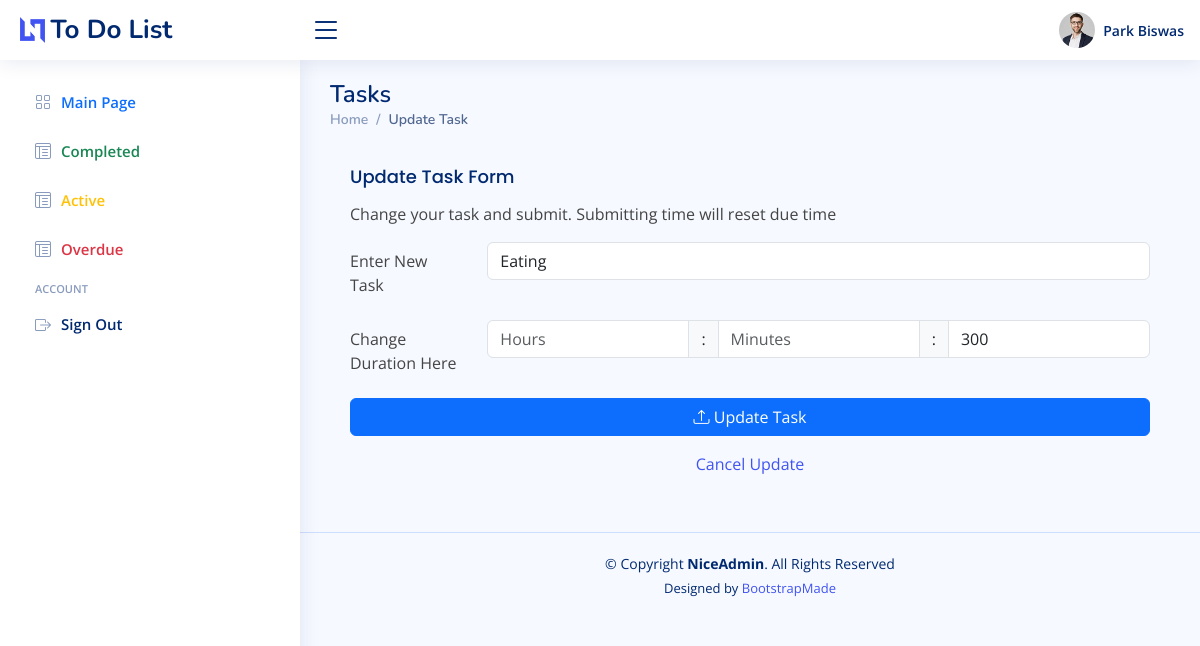
/todolist/update/name/5 (signed in), run on an earlier commit of the app's database.
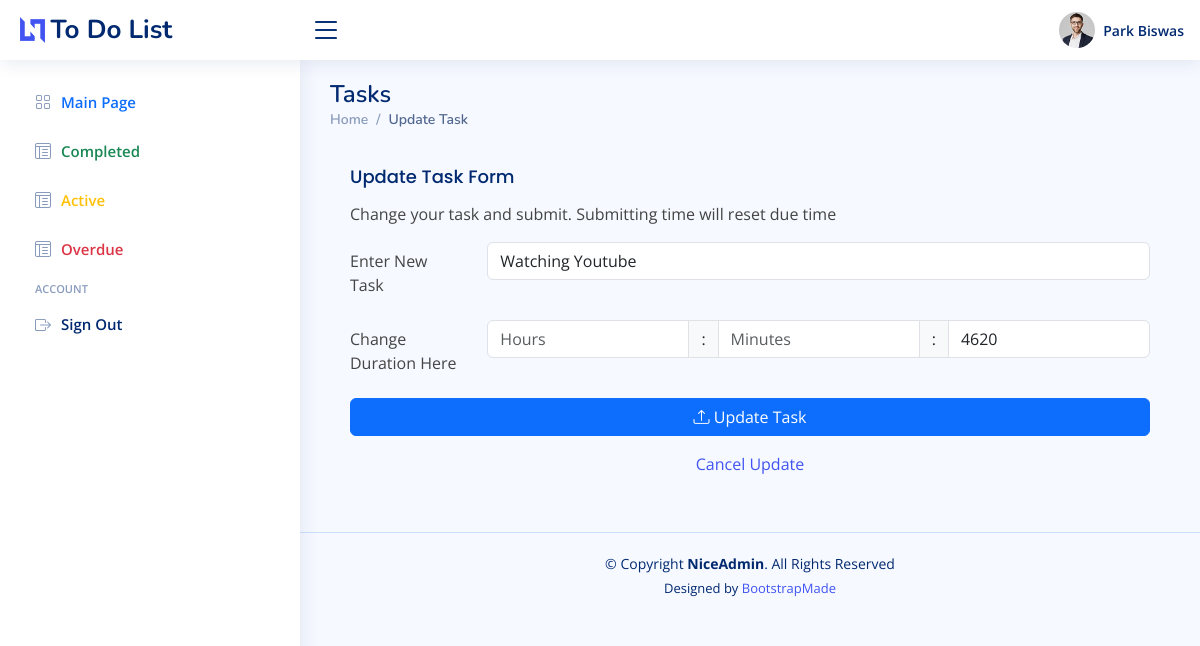
And on a later commit of the database.
### ToDoList/models.py (models this page shows, shortened)
class Task(models.Model):
    name = models.CharField(max_length=150)
    time = models.DurationField(null=True)
    status_choices = [
        ("pending","pending"),
        ("complete","complete"),
        ("overdue","overdue"),
    ]
    status = models.CharField(max_length=20,choices=status_choices,default="pending")
    user_id = models.ForeignKey(User, on_delete=models.CASCADE, default=None)
    updated_at = models.DateTimeField(default=timezone.now)

### ToDoList/views.py (the view, shortened to what this page needs)
# urls.py: path("update/name/<int:task_id>",views.update_name,name="name"), #Update Task Name
def update_name(request,task_id):
    user_data = get_user_data(request)
    task = Task.objects.get(id = task_id, user_id= user_data)
    config = {'task': task, 'user': f"{user_data.first_name} {user_data.last_name}"}
    return render(request,"update_task.html",config)

### ToDoList/utils.py (called while the page is built)
def get_user_data(request):
    return User.objects.get(id = get_auth_from_session(request))

### authentication/utils.py (called while the page is built)
def get_auth_from_session(request):
    return request.session['user']

### ToDoList/templates/update_task.html (shortened to what this page needs)
{% extends "index.html" %}
{% block content %}
    <main id="main" class="main">
        <div class="pagetitle">
            <h1>{{display_type}} Tasks</h1>
            <nav>
            <ol class="breadcrumb">
                <li class="breadcrumb-item"><a href="{% url 'index'%}">Home</a></li>
                <li class="breadcrumb-item active">Update Task</li>
            </ol>
            </nav>
        </div>
        <section class="section">
            <div class="col-12">
                <div class="card-body">
                  <h5 class="card-title">Update Task Form</h5>
                  <p>Change your task and submit. Submitting time will reset due time</p>
                  <form action="{% url "name" task.id %}" method="post">
                    <div class="row mb-3">
                        <label for="updated_name" class="col-sm-2 col-form-label">Enter New Task</label>
                        <div class="col-sm-10">
                          <input type="text" class="form-control" name="updated_name" id="updated_name" placeholder="Enter New Task Here" value="{{task.name}}">
                        </div>
                    </div>
                    <div class="row mb-3">
                        <label for="inputTime" class="col-sm-2 col-form-label">Change Duration Here</label>
                        <div class="col-sm-10">
                          <div class="input-group">
                            <input class="form-control" id="inputTime" name="updated_hours" type="number" placeholder="Hours" value="{{task.time.hours}}">
                            <span class="input-group-text">:</span>
                            <input class="form-control" id="inputTime" name="updated_minutes" type="number" placeholder="Minutes" value="{{task.time.minutes}}">
                            <span class="input-group-text">:</span>
                            <input class="form-control" id="inputTime" name="updated_seconds" type="number" placeholder="Seconds" value="{{task.time.seconds}}">
                          </div>
                        </div>
                    </div>
                    <div class="d-grid gap-2 mt-3">
                        <button type="submit" class="btn btn-primary">
                          <i class="bi bi-upload"></i> Update Task
                        </button>
                    </div>
                    <div class="d-grid gap-2 mt-3">
                        <p class="text-center"><a href="{% url "index" %}">Cancel Update</a></p>
                    </div>
                </form>
                </div>
            </div>
        </section>
    </main>
{% endblock %}

What changed in the data, as far as the page shows it:
changed Task: updated_name "Eating" → "Watching Youtube"; updated_seconds "300" → "4620"
